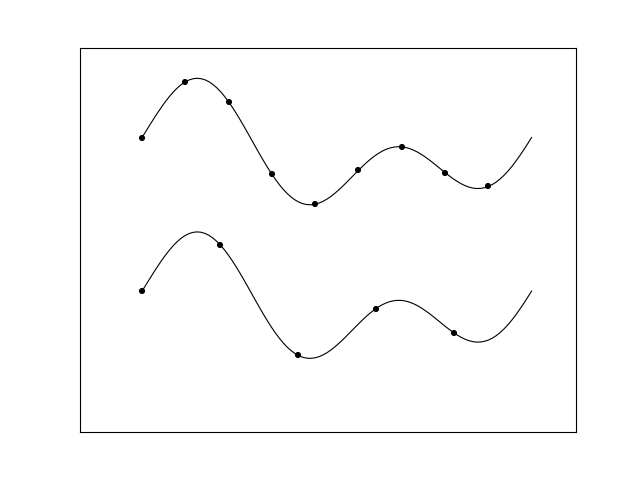

Write the Python code that produced this figure.
from dec.spectral import *
from matplotlib.pyplot import *

N = 5
g = Grid_1D_Periodic(N)
R0, _, _, _ = reconstruction(g.basis_fn())

random.seed(seed=1)
y = random.rand(N)

x = linspace(0, 2*pi, 100)
plot(x, R0(y)(x)  , color='k')
scatter(g.verts, y, marker='o', color='k')

n = 2
g2 = Grid_1D_Periodic(N+2*n)
y2 = real( Finv(extend(F(y), n)) )
plot(x, R0(y)(x)+1, color='k')
scatter(g2.verts, y2+1, marker='o', color='k')

#n = 2
#g3 = Grid_1D_Periodic(N-2*n)
#y3 = real( Finv(unextend(F(y), n)) )
#scatter(g3.verts, y3, marker='x', color='g')

frame = gca()
frame.axes.get_xaxis().set_visible(False)
frame.axes.get_yaxis().set_visible(False)

show()
